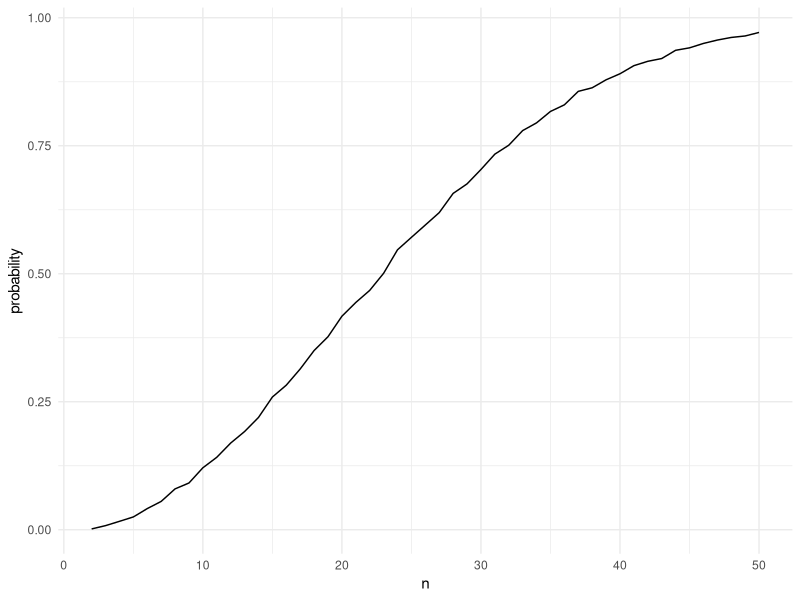

Reproduce this figure in R. (Note: a time limit stopped this script after it produced the figure.)
## ---- chunk 1
library(tidyverse)

theme_set(theme_minimal() + 
  theme(plot.title = element_text(hjust = 0.5)))

options(
  ggplot2.continuous.colour = "viridis",
  ggplot2.continuous.fill = "viridis"
)
## ---- chunk 2
sim_birthday = function(n) {

  birthdays = sample(1:365, size = n, replace = TRUE)
  duplicate = length(unique(birthdays)) < n
  
  return(duplicate)
  
}
## ---- chunk 3
sim_birthday_results = 
  expand_grid(n = 2:50,
              iter = 1:10000) |> 
  mutate(birthday_result = map_lgl(n, sim_birthday)) |> 
  group_by(n) |> 
  summarize(probability = mean(birthday_result))
## ---- chunk 4
sim_birthday_results |> 
  ggplot(aes(x = n, y = probability)) + 
  geom_line()
## ---- chunk 5
sim_t_test = function(mu, n = 30, sigma = 5) {
  
  sim_data = rnorm(n, mean = mu, sd = sigma)
  
  t_test_result = 
    t.test(sim_data, 
           conf.levl = 1 - 0.05) |>
    broom::tidy() |>
    select(estimate, p.value)
  
  return(t_test_result)
}
## ---- chunk 6
mu_zero_result =
  expand_grid(
    mu = 0,
    iter = 1:5000) |>
  mutate(test_result = map(mu, sim_t_test)) |>
  unnest(test_result)
## ---- chunk 7
sim_test_results = 
  expand_grid(
    mu = 1:6,
    iter = 1:5000) |>
  mutate(test_result = map(mu, sim_t_test)) |>
  unnest(test_result) |>
  bind_rows(mu_zero_result)
## ---- chunk 8
sim_test_results |>
  group_by(mu) |>
  summarize(reject_prop = sum(p.value < 0.05) / n()) |>
  ggplot(aes(y = reject_prop, x = mu)) +
  geom_point() +
  geom_line() +
  labs(x = "True Mean",
       y = "Power of Test",
       title = "Power of Test vs. True Mean")
## ---- chunk 9
sim_test_results |>
  group_by(mu) |>
  summarize(avg_estimate = mean(estimate)) |>
  ggplot(aes(y = avg_estimate, x = mu)) +
  geom_point() +
  geom_line() +
  labs(x = "True Mean",
       y = "Average Estimate",
       title = "Average Estimate vs. True Mean") 
## ---- chunk 10
sim_test_results |>
  filter(p.value < 0.05) |>
  group_by(mu) |>
  summarize(avg_estimate = mean(estimate)) |>
  ggplot(aes(y = avg_estimate, x = mu)) +
  geom_point() +
  geom_line() +
  labs(x = "True Mean",
       y = "Average Estimate",
       title = "Average Estimate (Null Rejected) vs. True Mean")
